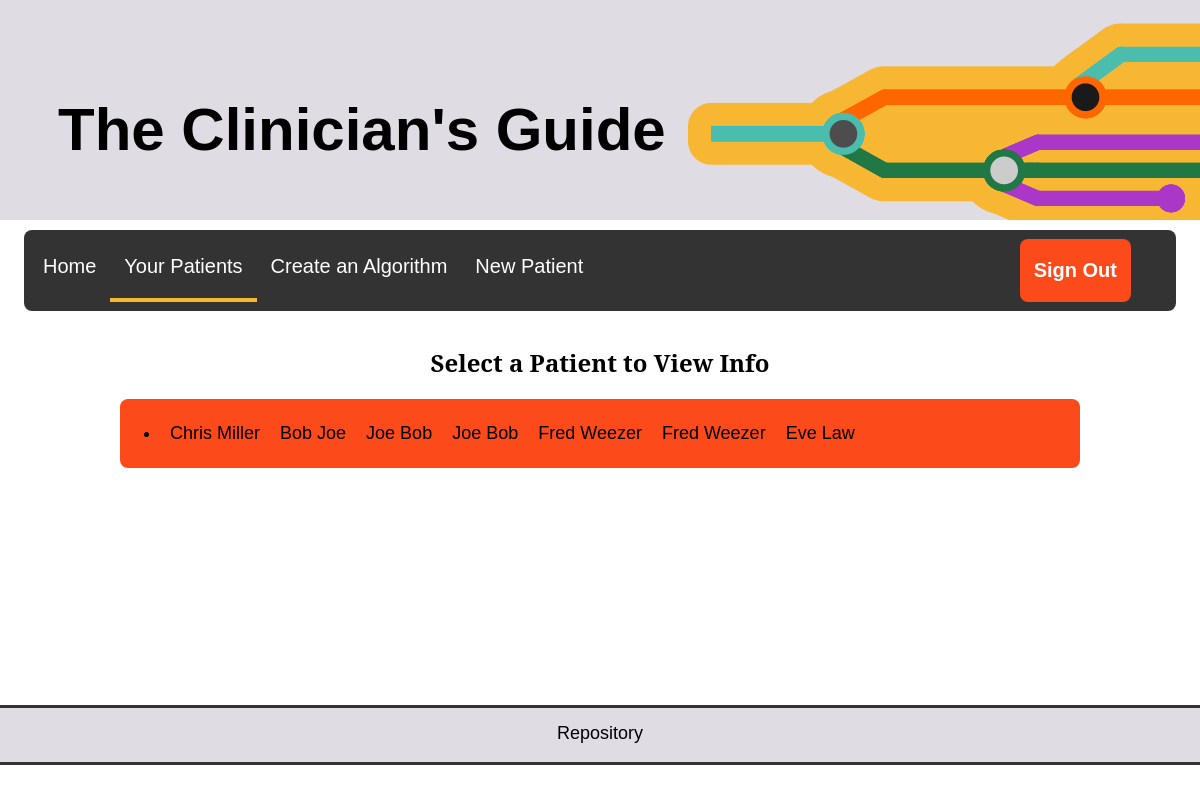
Page /webpages/patientList.php (signed in) on the committed database.
### tables this page shows
CREATE TABLE IF NOT EXISTS `PatientInformation` (
  `PatientID` int(11) NOT NULL AUTO_INCREMENT,
  `FirstName` varchar(30) NOT NULL,
  `Surname` varchar(30) NOT NULL,
  `Diagnosis` varchar(45) NOT NULL,
  `MedicationID` int(11) DEFAULT NULL,
  `CurrentDose` varchar(15) DEFAULT NULL,
  `LastVisit` date DEFAULT NULL,
  `NextVisit` datetime DEFAULT NULL,
  `DoctorID` int(11) DEFAULT NULL,
  `depTreatment` int(11) DEFAULT NULL,
  `bipolarDTreatment` int(11) DEFAULT NULL,
  `bipolarMTreatment` int(11) DEFAULT NULL,
  `depPrevTreatment` int(11) DEFAULT NULL,
  `bipolarDPrevTreatment` int(11) DEFAULT NULL,
  `bipolarMPrevTreatment` int(11) DEFAULT NULL,
  PRIMARY KEY (`PatientID`),
  UNIQUE KEY `PatientID_UNIQUE` (`PatientID`),
  KEY `DoctorID_idx` (`DoctorID`)
);

### webpages/php/session.php (called while the page is built, shortened)
<?php
$user_check = $_SESSION['login_user'];
?>

### webpages/patientList.php (the view, shortened to what this page needs)
<?php
include('php/session.php');
$docID = $db->prepare("SELECT DoctorID FROM `DoctorInformation` WHERE Username = :user_check");
$docID->bindParam(":user_check", $user_check);
$docID->execute();
$row = $docID->fetch();
$doc_ID = $row['DoctorID'];
$patients = $db->prepare( "SELECT * FROM `PatientInformation` WHERE DoctorID = :doc_ID");
$patients->bindParam(":doc_ID", $doc_ID);
$patients->execute();
$patientLi = $patients->fetchAll();
?>
<html>
<head>
    <link rel="stylesheet" href="css/global.css" type="text/css">
    <link rel="stylesheet" href="css/indexHome.css" type="text/css">
</head>
<body>
<?php include('css/header.php');
include "css/welcomeNav.php" ?>
    <div >
        <h2>
            Select a Patient to View Info
        </h2>
		<div class="redBack">
			<ul>
				<li>
					<?php
						foreach ($patientLi as $val){
							echo "<a href = 'patientHome.php?id=".$val['PatientID']."'>".$val['FirstName']." ".$val['Surname'] . "</a>";
						}
					?>
				</li>
			</ul>
		</div>
    </div>
</body>
<div class="footer">
    <a href="https://github.com/RMertz/the_clinic.git">Repository</a>
</div>
</html>

### webpages/css/header.php (shortened to what this page needs)
<div class="header">
    <div class="headerRow">
        <div class= "column left">
            <h1>The Clinician's Guide</h1>
        </div>
        <div class= "column right">
            <div id="headerLogo">
                <img src="/group1/the_clinic/webpages/images/HeaderImageOutline.png" alt="HeaderImage">
            </div>
        </div>
    </div>
</div>

### webpages/css/welcomeNav.php
<?php $activePage = basename($_SERVER['PHP_SELF'], ".php");
?>
<div class="navBar">
    <a class="<?= ($activePage == 'welcome') ? 'active':''; ?>" href=<?php echo "/group1/the_clinic/webpages/welcome.php"?>>Home</a>
    <a class="<?= ($activePage == 'patientList') ? 'active':''; ?>" href=<?php echo "/group1/the_clinic/webpages/patientList.php"?>>Your Patients</a>
    <a class="<?= ($activePage == 'createAlgo' || $activePage == 'createSteps' || $activePage == 'done') ? 'active':''; ?>" href=<?php echo "/group1/the_clinic/webpages/createAlgo/createAlgo.php"?>>Create an Algorithm</a>
    <a class="<?= ($activePage == 'createPatient') ? 'active':''; ?>"href=<?php echo "/group1/the_clinic/webpages/createPatient.php"?>>New Patient</a>
    <a id="logoutButton" href = "/group1/the_clinic/webpages/php/logout.php">Sign Out</a>
</div>

### webpages/css/global.css (style rules this page uses)
html, body { height: 100vh; margin: 0px; }
body { display: flex; flex-direction: column; justify-content: flex-start; float: middle; background-color: #ffffff; max-width: 100%; min-height: 100vh; }
h1 { font-family: Sans-Serif; text-align: left; font-size: 60px; padding-top: 45px; }
h2 { font-family: "Serif"; text-align: center; }
a { color: #000000; text-decoration: none; font-size: 18px; padding: 10px; font-family: sans-serif; }
.header { display: flex; flex-direction: column; flex-shrink: 0; vertical-align: text-bottom; background-color: #dfdce3; min-height: 220px; max-height: 220px; padding-left: 4%; text-align: center; overflow: hidden; margin-bottom: 10px; }
.column { float: left; padding: 10px; }
.left { float: left; width: 610px; }
.right { float: right; width: calc(100% - 650px); overflow: hidden; }
.headerRow:after { content: ""; display: table; clear: both; }
.navBar { overflow: hidden; background-color: #333; border: 2px clear #000000; padding: 5px; text-align: left; color: #D3D3D3; margin-bottom: 15px; margin-left: 2%; margin-right: 2%; flex-shrink: 0; border-radius: 8px; }
.navBar a { color: white; float: left; display: block; text-align: center; padding: 20px 14px; font-size: 20px; }
.redBack { background-color: #fc4a1a; padding-top: 1vh; padding-bottom: 1vh; margin-left: 10%; margin-right: 10%; margin-top: 20px; flex-direction: row; justify-content: center; overflow: hidden; border-radius: 8px; }
.footer { padding: 15px; text-align: center; background: #dfdce3; margin-top: auto; margin-bottom: 35px; border-top: 3px solid #333; border-bottom: 3px solid #333; flex-shrink: 0; flex-basis: 3%; }
#logoutButton { float: right; margin-right: 40px; margin-bottom: 4px; margin-top: 4px; background-color: #fc4a1a; font-weight: bold; border-radius: 8px; }
.active { border-bottom: 4px solid #f7b733; }

### webpages/css/indexHome.css (style rules this page uses)
.right { float: right; }
.left { float: left; }

### rows in the picture
patientinformation: FirstName "Chris", Surname "Miller"
patientinformation: FirstName "Bob", Surname "Joe"
patientinformation: FirstName "Joe", Surname "Bob"
patientinformation: FirstName "Joe", Surname "Bob"
patientinformation: FirstName "Fred", Surname "Weezer"
patientinformation: FirstName "Fred", Surname "Weezer"
patientinformation: FirstName "Eve", Surname "Law"
